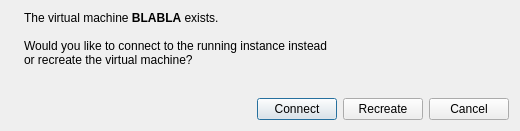
<?xml version="1.0" encoding="UTF-8"?>
<ui version="4.0">
 <class>VmExistsDialog</class>
 <widget class="QDialog" name="VmExistsDialog">
  <property name="geometry">
   <rect>
    <x>0</x>
    <y>0</y>
    <width>520</width>
    <height>131</height>
   </rect>
  </property>
  <property name="windowTitle">
   <string>VM exists</string>
  </property>
  <property name="windowIcon">
   <iconset resource="../kueue.qrc">
    <normaloff>:/icons/kueue.png</normaloff>:/icons/kueue.png</iconset>
  </property>
  <layout class="QGridLayout" name="gridLayout">
   <item row="0" column="0">
    <layout class="QHBoxLayout" name="horizontalLayout_2">
     <item>
      <widget class="QLabel" name="imgLabel">
       <property name="sizePolicy">
        <sizepolicy hsizetype="Fixed" vsizetype="Preferred">
         <horstretch>0</horstretch>
         <verstretch>0</verstretch>
        </sizepolicy>
       </property>
       <property name="text">
        <string/>
       </property>
       <property name="pixmap">
        <pixmap resource="../kueue.qrc">:/icons/app/kueue64.png</pixmap>
       </property>
      </widget>
     </item>
     <item>
      <widget class="QLabel" name="textLabel">
       <property name="text">
        <string>The virtual machine &lt;b&gt;BLABLA&lt;/b&gt; exists.&lt;br&gt;&lt;br&gt;Would you like to connect to the running instance instead&lt;br&gt;or recreate the virtual machine?</string>
       </property>
      </widget>
     </item>
    </layout>
   </item>
   <item row="1" column="0">
    <spacer name="verticalSpacer">
     <property name="orientation">
      <enum>Qt::Vertical</enum>
     </property>
     <property name="sizeHint" stdset="0">
      <size>
       <width>20</width>
       <height>39</height>
      </size>
     </property>
    </spacer>
   </item>
   <item row="2" column="0">
    <layout class="QHBoxLayout" name="horizontalLayout">
     <item>
      <spacer name="horizontalSpacer">
       <property name="orientation">
        <enum>Qt::Horizontal</enum>
       </property>
       <property name="sizeHint" stdset="0">
        <size>
         <width>268</width>
         <height>20</height>
        </size>
       </property>
      </spacer>
     </item>
     <item>
      <widget class="QPushButton" name="connectButton">
       <property name="text">
        <string>Connect</string>
       </property>
      </widget>
     </item>
     <item>
      <widget class="QPushButton" name="recreateButton">
       <property name="text">
        <string>Recreate</string>
       </property>
      </widget>
     </item>
     <item>
      <widget class="QPushButton" name="cancelButton">
       <property name="text">
        <string>Cancel</string>
       </property>
      </widget>
     </item>
    </layout>
   </item>
  </layout>
 </widget>
 <resources>
  <include location="../kueue.qrc"/>
 </resources>
 <connections/>
</ui>
